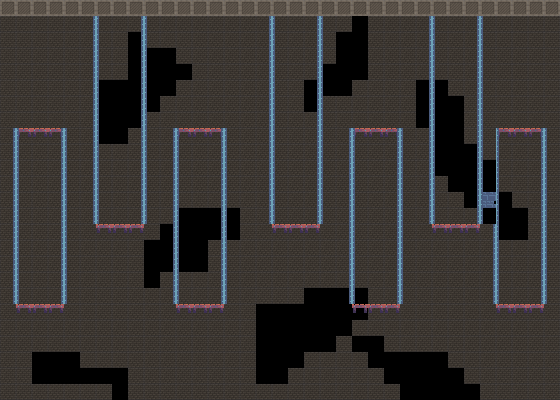

This is a level from a 2D game, rendered from its Tiled map with the project's own tilesets. A one-line summary and the map file follow, with tile-layer data summarised:
An orthogonal 35x25 tile map with 16x16 px tiles, 5 tile layers (Background, Background2:ElectricBoogaloo, OneSidedPlatforms, Platforms, ...), 2 tilesets.

<map version="1.0" tiledversion="1.1.2" orientation="orthogonal" renderorder="right-down" width="35" height="25" tilewidth="16" tileheight="16" infinite="0" nextobjectid="1">
 <tileset firstgid="1" name="sketches3- tiles and monsters" tilewidth="16" tileheight="16" tilecount="64" columns="8">
  <image source="../../Assets/Images/sketches3- tiles and monsters.png" width="128" height="128" />
 </tileset>
 <tileset firstgid="65" source="../tile1.tsx" />
 <layer name="Background" width="35" height="25">
  <data>[875 cells, 742 non-empty, 2 distinct tile ids]</data>
 </layer>
 <layer name="Background2:ElectricBoogaloo" width="35" height="25">
  <data>[875 cells, 35 non-empty, 1 distinct tile ids]</data>
 </layer>
 <layer name="OneSidedPlatforms" width="35" height="25">
  <data>[875 cells, 33 non-empty, 1 distinct tile ids]</data>
 </layer>
 <layer name="Platforms" width="35" height="25">
  <data>[875 cells, 0 non-empty, 0 distinct tile ids]</data>
 </layer>
 <layer name="Foreground" width="35" height="25">
  <data>[875 cells, 361 non-empty, 2 distinct tile ids]</data>
 </layer>
</map>
